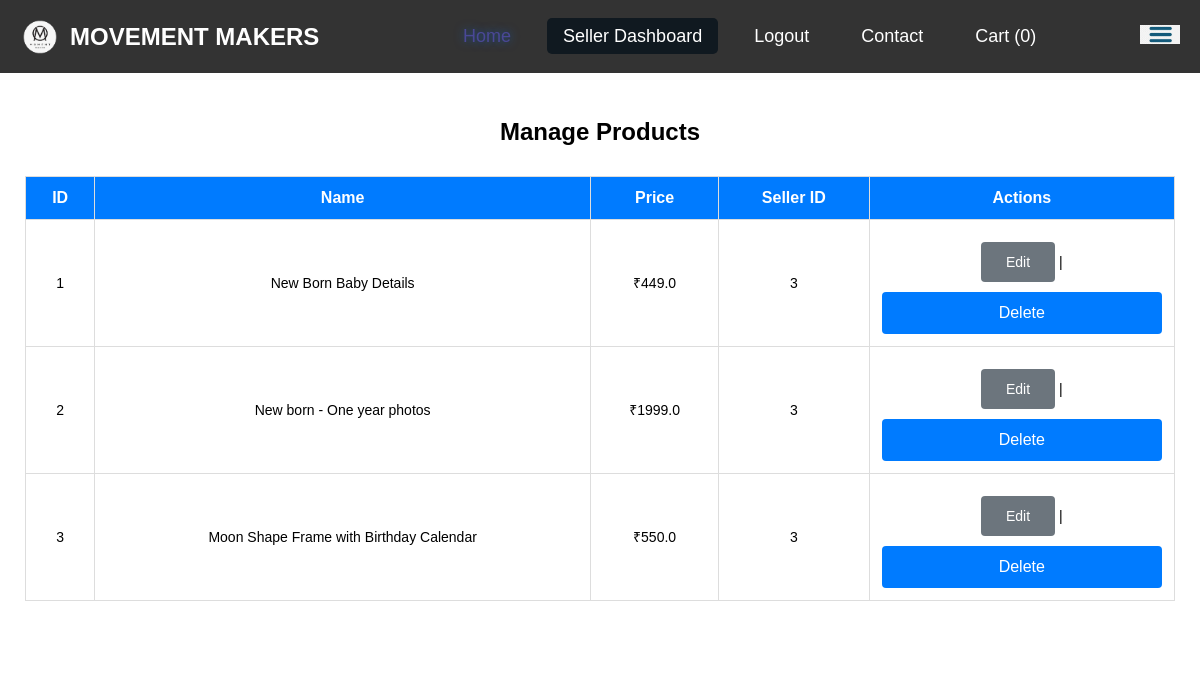
The app's page /manage_products (signed in) with its own data.
### app.py (models this page shows)
class Product(db.Model):
    id = db.Column(db.Integer, primary_key=True)
    name = db.Column(db.String(100), nullable=False)
    price = db.Column(db.Float, nullable=False)
    description = db.Column(db.Text, nullable=False)
    image_path = db.Column(db.String(255), nullable=True)
    seller_id = db.Column(db.Integer, db.ForeignKey('user.id', ondelete="CASCADE"), nullable=False)
    seller = db.relationship('User', backref=db.backref('products', lazy=True, cascade="all, delete"))

### app.py (the view)
@app.route('/manage_products')
@role_required(['admin', 'seller'])  # Allows access for both admin and seller roles
def manage_products():
    products = Product.query.all()  # Get all products
    user_role = get_current_user_role()  # Get the role of the current user
    return render_template('manage_products.html', products=products, user_role=user_role)

### app.py (called while the page is built)
def get_current_user_role():
    return session.get('role')  # Returns 'admin', 'seller', or None

def role_required(allowed_roles):
    def wrapper(f):
        @wraps(f)
        def decorated_function(*args, **kwargs):
            if 'logged_in' not in session or session.get('role') not in allowed_roles:
                return redirect(url_for('login'))
            return f(*args, **kwargs)
        return decorated_function
    return wrapper

### templates/manage_products.html (shortened to what this page needs)
<!DOCTYPE html>
<html lang="en">
<head>
    <link rel="stylesheet" href="{{ url_for('static', filename='style.css') }}">
</head>
<body>
    {% include 'navbar.html' %}
    <div class="container">
        <h2>Manage Products</h2>
        {% if products %}
            <table border="1">
                <tr>
                    <th>ID</th>
                    <th>Name</th>
                    <th>Price</th>
                    <th>Seller ID</th>
                    <th>Actions</th>
                </tr>
                {% for product in products %}
                <tr>
                    <td>{{ product.id }}</td>
                    <td>{{ product.name }}</td>
                    <td>₹{{ product.price }}</td>
                    <td>{{ product.seller_id }}</td>
                    <td>
                        {% if user_role == 'admin' %}
                            <a href="{{ url_for('edit_product', product_id=product.id) }}" class="btn">Edit</a> |
                            <form action="{{ url_for('admin_delete_product', product_id=product.id) }}" method="post" style="display:inline;">
                                <button type="submit" class="btn">Delete</button>
                            </form>
                        {% elif user_role == 'seller' %}
                            <a href="{{ url_for('seller_edit_product', product_id=product.id) }}" class="btn">Edit</a> |
                            <form action="{{ url_for('seller_delete_product', product_id=product.id) }}" method="post" style="display:inline;">
                                <button type="submit" class="btn">Delete</button>
                            </form>
                        {% endif %}
                    </td>
                </tr>
                {% endfor %}
            </table>
        {% else %}
            <p>No products available.</p>
        {% endif %}
    </div>
</body>
</html>

### static/style.css (style rules this page uses)
body { padding: 0; margin: 0; }
body { font-family: Arial, sans-serif; }
.container { width: auto; margin: 0 auto; padding: 20px; border: 5px solid white; }
button { width: 100%; padding: 12px; font-size: 16px; color: #fff; background-color: #007bff; border: none; border-radius: 4px; cursor: pointer; transition: background-color 0.3s; }
.btn { display: inline-block; margin-top: 10px; padding: 12px 25px; text-align: center; font-size: 14px; background-color: #6c757d; color: white; text-decoration: none; border-radius: 4px; transition: background-color 0.3s; }
.container h2 { text-align: center; margin-bottom: 30px; font-size: 24px; font-weight: bold; }
button[type="submit"] { background-color: #007bff; color: white; border: none; padding: 12px 20px; border-radius: 4px; font-size: 16px; cursor: pointer; width: 100%; transition: background-color 0.3s ease; }
table { width: 100%; border-collapse: collapse; margin-bottom: 20px; }
table th, table td { text-align: center; padding: 12px; border: 1px solid #ddd; }
table th { background-color: #007bff; color: white; font-size: 16px; }
table td { font-size: 14px; }
button { background-color: #f44336; color: white; padding: 8px 16px; border: none; border-radius: 4px; cursor: pointer; transition: background-color 0.3s ease; }
form button[type="submit"] { background-color: #007bff; width: 100%; padding: 12px; font-size: 16px; border-radius: 4px; cursor: pointer; border: none; transition: background-color 0.3s ease; }

### records on screen
Product: id "1", name "New Born Baby Details", price "449.0", seller_id "3"
Product: id "2", name "New born - One year photos", price "1999.0", seller_id "3"
Product: id "3", name "Moon Shape Frame with Birthday Calendar", price "550.0", seller_id "3"

### other values on screen
{{ session['role'].capitalize() }} "Seller"
